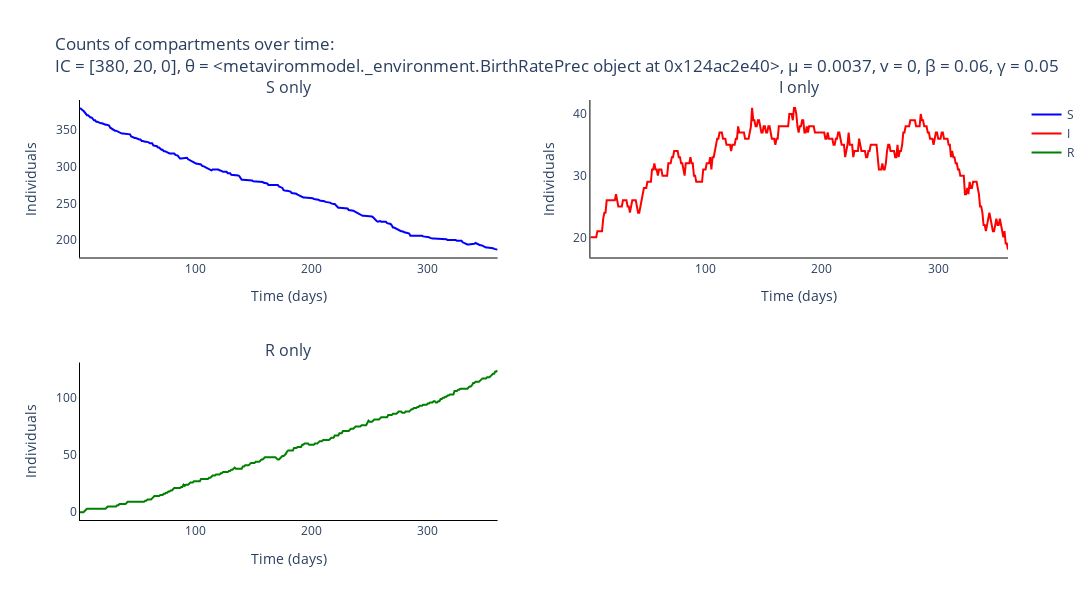

Notebook source saved alongside this figure:
### Markdown cell above
### Plot output of Gillespie for the different compartments

### Code cell
# Trace names - represent the type of individuals for the simulation
trace_name = ['{}'.format(s) for s in compartments]

# Names of panels
panels = ['{} only'.format(s) for s in compartments]

fig = go.Figure()
fig = make_subplots(rows=int(np.ceil(len(panels)/2)), cols=2, subplot_titles=tuple('{}'.format(p) for p in panels))

# Add traces to the separate counts panels
for s, spec in enumerate(compartments):
    fig.add_trace(
        go.Scatter(
            y=np.mean(output_algorithm[:, :, s], axis=0).tolist(),
            x=times,
            mode='lines',
            name=trace_name[s],
            line_color=colours[s]
        ),
        row= int(np.floor(s / 2)) + 1,
        col= s % 2 + 1
    )

# Add axis labels
fig.update_layout(
    title='Counts of compartments over time:<br>IC = {}, θ = {}, μ = {}, v = {}, β = {:.2f}, γ = {:.2f}'.format(parameters[0:3], parameters[3], parameters[4], parameters[5], parameters[6], parameters[7]),
    width=1100, 
    height=600,
    plot_bgcolor='white',
    xaxis=dict(
        linecolor='black',
        title = 'Time (days)'
        ),
    yaxis=dict(
        linecolor='black',
        title = 'Individuals'),
    xaxis2=dict(
        linecolor='black',
        title = 'Time (days)'
        ),
    yaxis2=dict(
        linecolor='black',
        title = 'Individuals'),
    xaxis3=dict(
        linecolor='black',
        title = 'Time (days)'
        ),
    yaxis3=dict(
        linecolor='black',
        title = 'Individuals')
    #legend=dict(
    #    orientation="h",
    #    yanchor="bottom",
    #    y=1.02,
    #    xanchor="right",
    #    x=1
    #)
    )

fig.write_image('images/SIR-gillespie-HPV.pdf')
fig.show()

### Figure 1 — Plotly figure (JSON) as saved in the notebook; plotly's stock layout.template omitted (floating-point values rounded to 4 significant figures; data arrays with more than 128 entries replaced by an {"elided": "..."} marker saying what was removed)
{"data": [{"line": {"color": "blue"}, "mode": "lines", "name": "S", "type": "scatter", "x": {"elided": "360 int values"}, "xaxis": "x", "y": {"elided": "360 int values"}, "yaxis": "y"}, {"line": {"color": "red"}, "mode": "lines", "name": "I", "type": "scatter", "x": {"elided": "360 int values"}, "xaxis": "x2", "y": {"elided": "360 int values"}, "yaxis": "y2"}, {"line": {"color": "green"}, "mode": "lines", "name": "R", "type": "scatter", "x": {"elided": "360 int values"}, "xaxis": "x3", "y": {"elided": "360 int values"}, "yaxis": "y3"}], "layout": {"annotations": [{"font": {"size": 16}, "showarrow": false, "text": "S only", "x": 0.225, "xanchor": "center", "xref": "paper", "y": 1, "yanchor": "bottom", "yref": "paper"}, {"font": {"size": 16}, "showarrow": false, "text": "I only", "x": 0.775, "xanchor": "center", "xref": "paper", "y": 1, "yanchor": "bottom", "yref": "paper"}, {"font": {"size": 16}, "showarrow": false, "text": "R only", "x": 0.225, "xanchor": "center", "xref": "paper", "y": 0.375, "yanchor": "bottom", "yref": "paper"}], "height": 600, "plot_bgcolor": "white", "title": {"text": "Counts of compartments over time:<br>IC = [380, 20, 0], θ = <metavirommodel._environment.BirthRatePrec object at 0x124ac2e40>, μ = 0.0037, v = 0, β = 0.06, γ = 0.05"}, "width": 1100, "xaxis": {"anchor": "y", "domain": [0, 0.45], "linecolor": "black", "title": {"text": "Time (days)"}}, "xaxis2": {"anchor": "y2", "domain": [0.55, 1], "linecolor": "black", "title": {"text": "Time (days)"}}, "xaxis3": {"anchor": "y3", "domain": [0, 0.45], "linecolor": "black", "title": {"text": "Time (days)"}}, "xaxis4": {"anchor": "y4", "domain": [0.55, 1]}, "yaxis": {"anchor": "x", "domain": [0.625, 1], "linecolor": "black", "title": {"text": "Individuals"}}, "yaxis2": {"anchor": "x2", "domain": [0.625, 1], "linecolor": "black", "title": {"text": "Individuals"}}, "yaxis3": {"anchor": "x3", "domain": [0, 0.375], "linecolor": "black", "title": {"text": "Individuals"}}, "yaxis4": {"anchor": "x4", "domain": [0, 0.375]}}}
